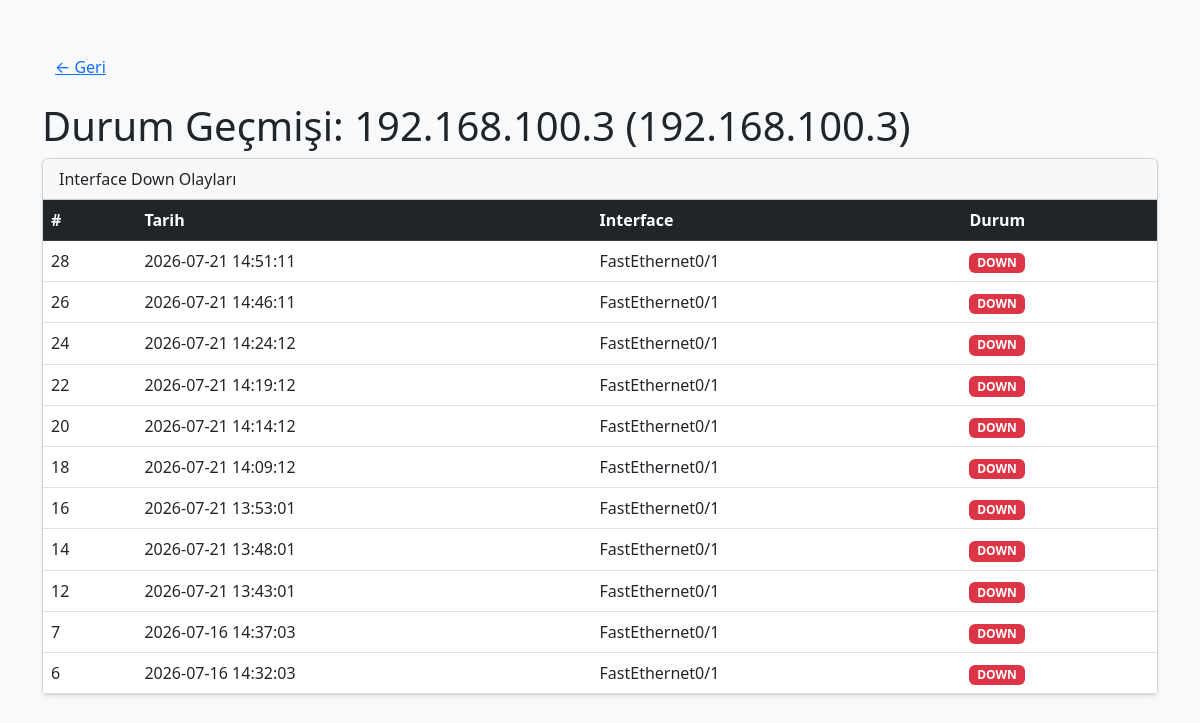
Screenshot of /history/192.168.100.3 (signed in) with the database file from the repository.
### tables this page shows
CREATE TABLE device_history (
            id INTEGER PRIMARY KEY AUTOINCREMENT,
            tarih TEXT,
            user_id INTEGER,
            host TEXT,
            hostname TEXT,
            interface TEXT,
            status TEXT
        );

### app.py (the view)
@app.route('/history/<host>')
@login_required
def device_history(host):
    history = history_listele(current_user.id, host)
    devices = get_user_devices(current_user.id)
    device = next((d for d in devices if d["host"] == host), None)
    hostname = device["hostname"] if device else host
    return render_template('device_history.html', host=host, hostname=hostname, history=history)

### app.py (called while the page is built)
@login_manager.user_loader
def load_user(user_id):
    import sqlite3
    conn = sqlite3.connect("audit.db")
    c = conn.cursor()
    c.execute("SELECT * FROM users WHERE id = ?", (user_id,))
    user = c.fetchone()
    conn.close()
    if user:
        return User(user[0], user[1], user[3])
    return None

def get_user_devices(user_id):
    with user_caches_lock:
        return list(user_caches.get(user_id, []))

### database.py (called while the page is built)
def _get_conn():
    return sqlite3.connect(DB_FILE)

def history_listele(user_id, host=None):
    conn = _get_conn()
    c = conn.cursor()
    if host:
        c.execute(
            "SELECT * FROM device_history WHERE user_id = ? AND host = ? ORDER BY id DESC LIMIT 100",
            (user_id, host)
        )
    else:
        c.execute(
            "SELECT * FROM device_history WHERE user_id = ? ORDER BY id DESC LIMIT 100",
            (user_id,)
        )
    rows = c.fetchall()
    conn.close()
    return rows

### templates/device_history.html (shortened to what this page needs)
<!DOCTYPE html>
<html lang="tr">
<head>
    <link href="https://cdn.jsdelivr.net/npm/bootstrap@5.3.0/dist/css/bootstrap.min.css" rel="stylesheet">
</head>
<body class="bg-light">
    <div class="container py-5">
        <a href="/" class="btn btn-link mb-3">← Geri</a>
        <h1> Durum Geçmişi: {{ hostname }} ({{ host }})</h1>
        {% if not history %}
        <div class="alert alert-info">
            Henüz durum değişikliği kaydedilmemiş. Interface down olduğunda otomatik kaydedilecek.
        </div>
        {% else %}
        <div class="card shadow-sm mb-4">
            <div class="card-header">Interface Down Olayları</div>
            <div class="card-body p-0">
                <table class="table table-hover mb-0">
                    <thead class="table-dark">
                        <tr>
                            <th>#</th>
                            <th>Tarih</th>
                            <th>Interface</th>
                            <th>Durum</th>
                        </tr>
                    </thead>
                    <tbody>
                        {% for h in history %}
                        <tr>
                            <td>{{ h[0] }}</td>
                            <td>{{ h[1] }}</td>
                            <td>{{ h[5] }}</td>
                            <td>
                                {% if h[6] == "down" %}
                                    <span class="badge bg-danger">DOWN</span>
                                {% else %}
                                    <span class="badge bg-success">UP</span>
                                {% endif %}
                            </td>
                        </tr>
                        {% endfor %}
                    </tbody>
                </table>
            </div>
        </div>
        {% endif %}
    </div>
</body>
</html>

### rows the page displays
device_history: id "28", tarih "2026-07-21 14:51:11", interface "FastEthernet0/1", status "DOWN"
device_history: id "26", tarih "2026-07-21 14:46:11", interface "FastEthernet0/1", status "DOWN"
device_history: id "24", tarih "2026-07-21 14:24:12", interface "FastEthernet0/1", status "DOWN"
device_history: id "22", tarih "2026-07-21 14:19:12", interface "FastEthernet0/1", status "DOWN"
device_history: id "20", tarih "2026-07-21 14:14:12", interface "FastEthernet0/1", status "DOWN"
device_history: id "18", tarih "2026-07-21 14:09:12", interface "FastEthernet0/1", status "DOWN"
device_history: id "16", tarih "2026-07-21 13:53:01", interface "FastEthernet0/1", status "DOWN"
device_history: id "14", tarih "2026-07-21 13:48:01", interface "FastEthernet0/1", status "DOWN"
device_history: id "12", tarih "2026-07-21 13:43:01", interface "FastEthernet0/1", status "DOWN"
device_history: id "7", tarih "2026-07-16 14:37:03", interface "FastEthernet0/1", status "DOWN"
device_history: id "6", tarih "2026-07-16 14:32:03", interface "FastEthernet0/1", status "DOWN"

### other values shown
{{ hostname }} "192.168.100.3"
{{ host }} "192.168.100.3"
